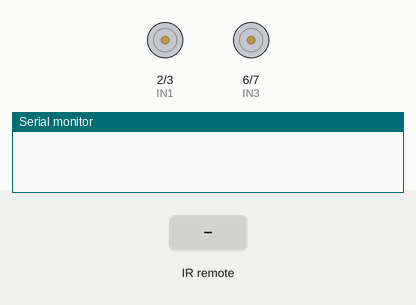
Simulated run of this sketch. Board: Arduino Uno, built with avr-gcc and run on an emulated ATmega328P. Parts: motor-driver pin pairs drawn as motors (green arrow = first pin HIGH = forward, orange = second pin HIGH = backward, longer = more drive, scaled by the enable pin), the last lines printed to the serial monitor. Inputs (shaded band) come from the test bench.

Above: at 1.2 s.
1.3 s: infrared code 0xFF18E7 received
At 1.9 s:
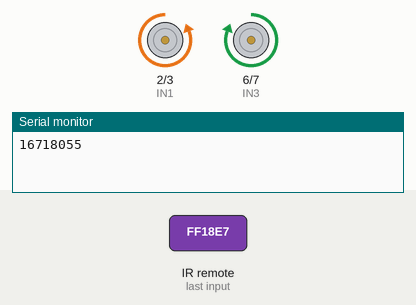
3.5 s: infrared code 0xFF4AB5 received
At 4.1 s:
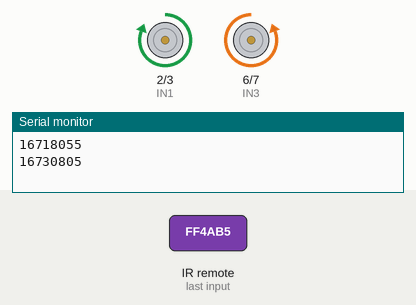
5.7 s: infrared code 0xFF5AA5 received
At 6.0 s:
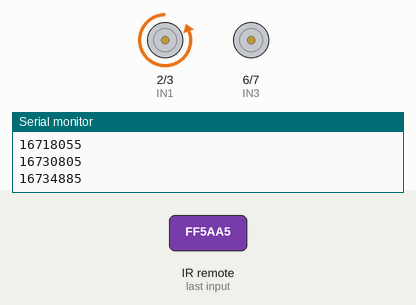
7.6 s: infrared code 0xFF10EF received
At 7.9 s:
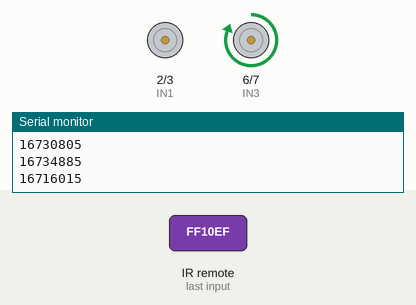
9.5 s: infrared code 0xFF5AA5 received
At 10.5 s:
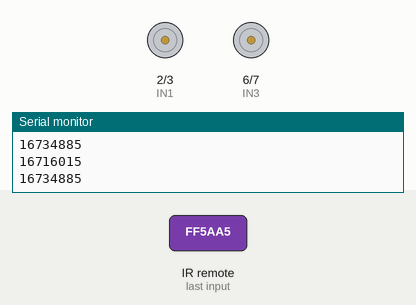
Timing chart, 0 to 12.4 s (numbered marks = the images above; inputs shaded):
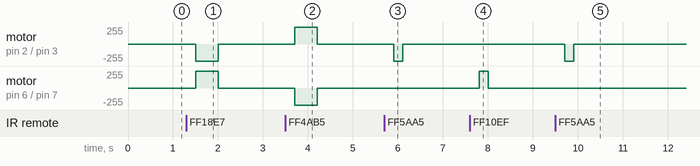

Measured:
- after the input at 1.3 s, motor on pin 2 (IN1) / pin 3 (IN2): stopped → backward 255/255 after 0.20 s, → stopped 0.50 s later; motor on pin 6 (IN3) / pin 7 (IN4): stopped → forward 255/255 after 0.20 s, → stopped 0.50 s later
- after the input at 3.5 s, motor on pin 2 (IN1) / pin 3 (IN2): stopped → forward 255/255 after 0.20 s, → stopped 0.50 s later; motor on pin 6 (IN3) / pin 7 (IN4): stopped → backward 255/255 after 0.20 s, → stopped 0.50 s later
- after the input at 5.7 s, motor on pin 2 (IN1) / pin 3 (IN2): stopped → backward 255/255 after 0.20 s, → stopped 0.20 s later
- after the input at 7.6 s, motor on pin 6 (IN3) / pin 7 (IN4): stopped → forward 255/255 after 0.20 s, → stopped 0.20 s later
- after the input at 9.5 s, motor on pin 2 (IN1) / pin 3 (IN2): stopped → backward 255/255 after 0.20 s, → stopped 0.20 s later

The sketch:

carroControlRemoto.ino
```cpp
#include <IRremote.h>
//TSOP
int RECV_PIN = 11;

IRrecv ir(RECV_PIN);
decode_results resultado;

//MOTOR 1
int IN1 = 2;
int IN2 = 3;
int ENA = 5;

//MOTOR 2
int IN3 = 6;
int IN4 = 7;
int ENB = 9;


void setup() {
  Serial.begin(9600);
  ir.enableIRIn();

  //MOTOR 1
  pinMode(IN1, OUTPUT);
  pinMode(IN2, OUTPUT);
  pinMode(ENA, OUTPUT);

  //MOTOR 2
  pinMode(IN3, OUTPUT);
  pinMode(IN4, OUTPUT);
  pinMode(ENB, OUTPUT);
}
void loop() {
  if (ir.decode(&resultado)) {
    Serial.println(resultado.value);
    delay(200);
    ir.resume();

    // ADELANTE
    if (resultado.value == 16718055 ) {

      horario(IN1, IN2, ENA);           // MOTOR A
      antihorario(IN3, IN4, ENB);      // MOTOR B
      delay(500);
      apagar(ENA);
      apagar(ENB);

    }

    // ATRAS
    else if (resultado.value == 16730805 ) {

      antihorario(IN1, IN2, ENA);
      horario(IN3, IN4, ENB);
      delay(500);
      apagar(ENA);
      apagar(ENB);
    }

    //GIRO D
    else if (resultado.value == 16734885 ) {
      horario(IN1, IN2, ENA);
      apagar(ENB);
      delay(200);
      apagar(ENA);

    }
    //GIRO I
    else if (resultado.value == 16716015 ) {

      antihorario(IN3, IN4, ENB);
      apagar(ENA);
      delay(200);
      apagar(ENB);
    }

    //PARAR
    else if (resultado.value == 16726215 ) {
      apagar(ENA);
      apagar(ENB);

    }
  }

}
//sentido en que gira el motor
void horario( int in1, int in2, int ena) {
  digitalWrite(ena, HIGH);
  digitalWrite(in1 , LOW);
  digitalWrite(in2 , HIGH);

}
void antihorario( int in1, int in2, int ena) {
  digitalWrite(ena, HIGH);
  digitalWrite(in1 , HIGH);
  digitalWrite(in2 , LOW);

}
void apagar( int ena) {
  digitalWrite(ena, LOW);
}
void encender(int ena) {
  digitalWrite(ena, HIGH);
}
```
